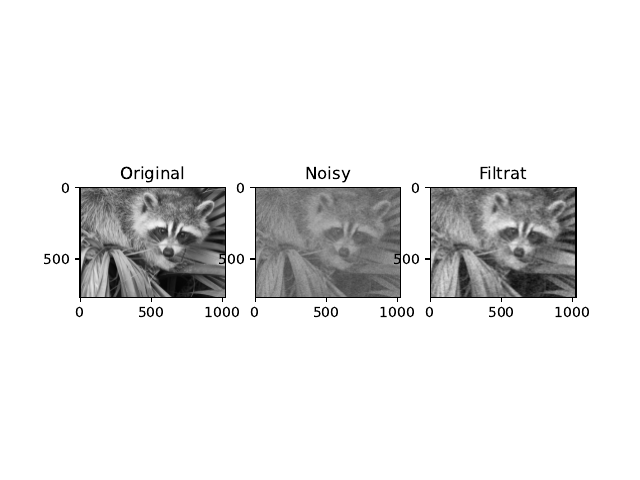

The Python source for this figure:
import numpy as np
import matplotlib.pyplot as plt
from scipy import datasets, ndimage

X = datasets.face(gray=True)

pixel_noise = 200
noise = np.random.randint(-pixel_noise, high=pixel_noise + 1, size=X.shape)
X_noisy = X + noise

def snr(original, modified):
    mse = np.mean((original - modified) ** 2)
    return np.mean(original**2) / mse

print("SNR inainte:", snr(X, X_noisy))

# filtru gaussian
Y_noisy = np.fft.fftshift(np.fft.fft2(X_noisy))

h, w = Y_noisy.shape
sigma = 50
filtru = np.zeros((h, w))
for i in range(h):
    for j in range(w):
        filtru[i, j] = np.exp(-((i - h//2)**2 + (j - w//2)**2) / (2 * sigma**2))

Y_filtrat = Y_noisy * filtru
X_filtrat = np.real(np.fft.ifft2(np.fft.ifftshift(Y_filtrat)))

print("SNR dupa:", snr(X, X_filtrat))

plt.subplot(1, 3, 1)
plt.imshow(X, cmap="gray")
plt.title("Original")

plt.subplot(1, 3, 2)
plt.imshow(X_noisy, cmap="gray")
plt.title("Noisy")

plt.subplot(1, 3, 3)
plt.imshow(X_filtrat, cmap="gray")
plt.title("Filtrat")

plt.savefig('ex3.pdf')
plt.show()
